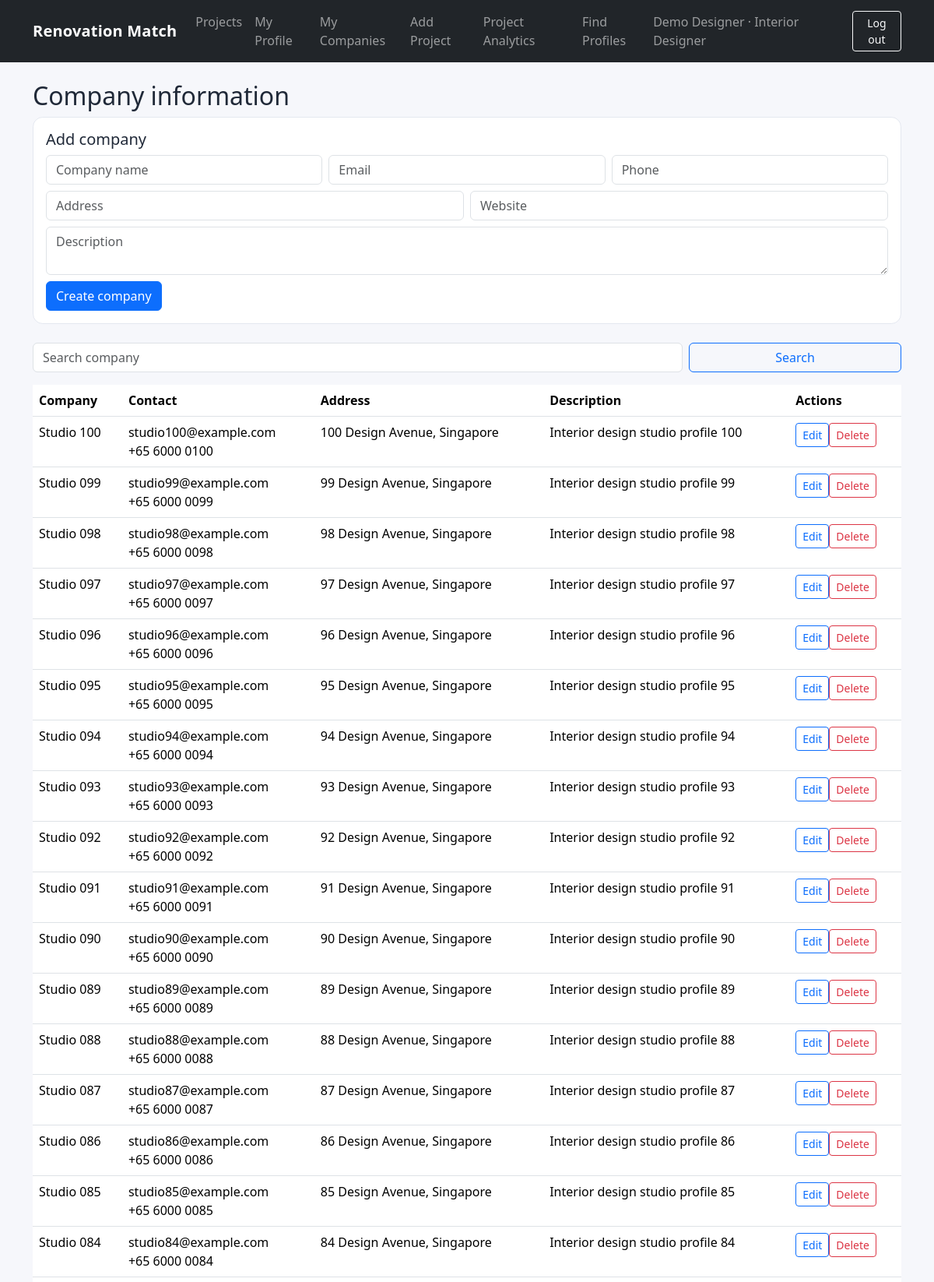
The page /companies (signed in, upper part) on the database its author committed.
### tables this page shows
CREATE TABLE users (
                id INTEGER PRIMARY KEY AUTOINCREMENT,
                username TEXT NOT NULL UNIQUE,
                email TEXT NOT NULL UNIQUE,
                password_hash TEXT NOT NULL,
                role TEXT NOT NULL CHECK(role IN
                    ('USER_ADMIN','INTERIOR_DESIGNER','CUSTOMER','PLATFORM_MANAGER')),
                full_name TEXT NOT NULL,
                status TEXT NOT NULL DEFAULT 'ACTIVE'
                    CHECK(status IN ('ACTIVE','SUSPENDED')),
                created_at TEXT NOT NULL
            );

CREATE TABLE companies (
                id INTEGER PRIMARY KEY AUTOINCREMENT,
                owner_id INTEGER NOT NULL REFERENCES users(id),
                name TEXT NOT NULL,
                description TEXT DEFAULT '',
                phone TEXT DEFAULT '',
                email TEXT DEFAULT '',
                address TEXT DEFAULT '',
                website TEXT DEFAULT '',
                created_at TEXT NOT NULL,
                updated_at TEXT NOT NULL
            );

### backend/app/boundary/view_company_boundary.py (the view)
@bp.get("/companies")
@roles_required("INTERIOR_DESIGNER", "USER_ADMIN")
def companies():
    return ViewCompanyBoundary().display_page()

### backend/app/boundary/view_company_boundary.py (called while the page is built)
    def display_page(self):
        success, result = self.controller.view_all_companies(current_user())
        if success:
            return self.show_companies(result)
        return self.show_error(result)

    def show_companies(self, rows):
        return render_template("companies.html", rows=rows, q="")

### backend/app/controller/view_company_controller.py (called while the page is built)
def _owner_filter(actor: dict):
    return actor["id"] if actor["role"] == "INTERIOR_DESIGNER" else None

    def view_all_companies(self, actor: dict):
        try:
            return True, Company.view_all_companies(_owner_filter(actor))
        except Exception as e:
            return False, str(e)

### backend/app/entity/company.py (called while the page is built)
    @staticmethod
    def view_all_companies(owner_id: int | None = None):
        if owner_id is None:
            return db.all("SELECT * FROM companies ORDER BY id DESC")
        return db.all("SELECT * FROM companies WHERE owner_id=? ORDER BY id DESC", (owner_id,))

### backend/app/entity/user_account.py (called while the page is built)
    @staticmethod
    def view_user_account(user_id: int):
        return db.one("SELECT * FROM users WHERE id=?", (user_id,))

### backend/app/services/auth.py (called while the page is built)
def load_current_user() -> None:
    uid = session.get("user_id")
    g.current_user = UserAccount.view_user_account(uid) if uid else None
    if g.current_user and g.current_user["status"] != "ACTIVE":
        session.clear()
        g.current_user = None

def current_user() -> dict | None:
    return g.get("current_user")

def roles_required(*roles: str):
    def decorator(fn: Callable):
        @wraps(fn)
        def wrapper(*args, **kwargs):
            user = current_user()
            if not user:
                if request.path.startswith("/api/"):
                    return jsonify(error="Login required"), 401
                flash("Please log in to continue.", "warning")
                return redirect(url_for("login_user_account.login"))
            if user["role"] not in roles:
                if request.path.startswith("/api/"):
                    return jsonify(error="You do not have permission for this action."), 403
                abort(403)
            return fn(*args, **kwargs)
        return wrapper
    return decorator

### backend/app/services/database.py (called while the page is built)
    def connect(self) -> sqlite3.Connection:
        conn = sqlite3.connect(self.path)
        conn.row_factory = sqlite3.Row
        conn.execute("PRAGMA foreign_keys = ON")
        return conn

    def one(self, sql: str, params: tuple = ()) -> sqlite3.Row | None:
        with self.connect() as conn:
            return conn.execute(sql, params).fetchone()

### frontend/templates/companies.html
{% extends "base.html" %}{% block title %}Companies{% endblock %}
{% block content %}<h1 class="h2">Company information</h1>
{% if current_user.role in ['INTERIOR_DESIGNER','USER_ADMIN'] %}<form method="post" class="card card-body mb-4" action="{{ url_for('create_company.company_create') }}"><h2 class="h5">Add company</h2><div class="row g-2"><div class="col-md-4"><input class="form-control" name="name" placeholder="Company name" required></div><div class="col-md-4"><input class="form-control" name="email" type="email" placeholder="Email"></div><div class="col-md-4"><input class="form-control" name="phone" placeholder="Phone"></div><div class="col-md-6"><input class="form-control" name="address" placeholder="Address"></div><div class="col-md-6"><input class="form-control" name="website" placeholder="Website"></div><div class="col-12"><textarea class="form-control" name="description" placeholder="Description"></textarea></div></div><div class="mt-2"><button class="btn btn-primary">Create company</button></div></form>{% endif %}
<form class="row g-2 mb-3" action="{{ url_for('search_company.company_search') }}"><div class="col-9"><input class="form-control" name="q" value="{{ q }}" placeholder="Search company"></div><div class="col-3"><button class="btn btn-outline-primary w-100">Search</button></div></form>
<div class="table-responsive"><table class="table table-hover"><thead><tr><th>Company</th><th>Contact</th><th>Address</th><th>Description</th><th>Actions</th></tr></thead><tbody>{% for r in rows %}<tr><td>{{ r.name }}<br><small>{{ r.website }}</small></td><td>{{ r.email }}<br>{{ r.phone }}</td><td>{{ r.address }}</td><td>{{ r.description }}</td><td><a class="btn btn-sm btn-outline-primary" href="{{ url_for('update_company.company_edit',company_id=r.id) }}">Edit</a><form method="post" class="d-inline" action="{{ url_for('delete_company.company_delete',company_id=r.id) }}" onsubmit="return confirm('Delete this company?')"><button class="btn btn-sm btn-outline-danger">Delete</button></form></td></tr>{% else %}<tr><td colspan="5">No companies found.</td></tr>{% endfor %}</tbody></table></div>{% endblock %}

### frontend/templates/base.html (shortened to what this page needs)
<!doctype html>
<html lang="en">
<head>
  <link href="https://cdn.jsdelivr.net/npm/bootstrap@5.3.3/dist/css/bootstrap.min.css" rel="stylesheet">
  <link href="{{ url_for('static', filename='style.css') }}" rel="stylesheet">
</head>
<body>
<nav class="navbar navbar-expand-lg navbar-dark bg-dark">
  <div class="container">
    <a class="navbar-brand" href="{{ url_for('view_dashboard.dashboard') if current_user else url_for('login_user_account.login') }}">Renovation Match</a>
    {% if current_user %}
    <div class="collapse navbar-collapse" id="nav">
      <ul class="navbar-nav me-auto">
        <li class="nav-item"><a class="nav-link" href="{{ url_for('view_project.projects') }}">Projects</a></li>
        <li class="nav-item"><a class="nav-link" href="{{ url_for('view_user_profile.profile') }}">My Profile</a></li>
        {% if current_user.role == 'USER_ADMIN' %}
          <li class="nav-item"><a class="nav-link" href="{{ url_for('view_user_account.users_list') }}">Users</a></li>
          <li class="nav-item"><a class="nav-link" href="{{ url_for('search_user_profile.profiles_search') }}">Profiles</a></li>
          <li class="nav-item"><a class="nav-link" href="{{ url_for('view_company.companies') }}">Companies</a></li>
          <li class="nav-item"><a class="nav-link" href="{{ url_for('view_category.categories') }}">Categories</a></li>
        {% elif current_user.role == 'INTERIOR_DESIGNER' %}
          <li class="nav-item"><a class="nav-link" href="{{ url_for('view_company.companies') }}">My Companies</a></li>
          <li class="nav-item"><a class="nav-link" href="{{ url_for('create_project.project_new') }}">Add Project</a></li>
          <li class="nav-item"><a class="nav-link" href="{{ url_for('view_project_analytics.analytics') }}">Project Analytics</a></li>
          <li class="nav-item"><a class="nav-link" href="{{ url_for('search_user_profile.profiles_search') }}">Find Profiles</a></li>
        {% elif current_user.role == 'CUSTOMER' %}
          <li class="nav-item"><a class="nav-link" href="{{ url_for('view_favourites.shortlist') }}">My Shortlist</a></li>
          <li class="nav-item"><a class="nav-link" href="{{ url_for('compare_favourites.compare') }}">Compare</a></li>
        {% endif %}
      </ul>
      <span class="navbar-text me-3">{{ current_user.full_name }} · {{ current_user.role.replace('_',' ').title() }}</span>
      <form method="post" action="{{ url_for('logout_user_account.logout') }}"><button class="btn btn-outline-light btn-sm">Log out</button></form>
    </div>
    {% endif %}
  </div>
</nav>
<main class="container py-4">
  {% block content %}{% endblock %}
</main>
</body></html>

### frontend/static/style.css (style rules this page uses)
body { background: #f6f7fb; color: #202938; }
.navbar-brand { font-weight: 700; letter-spacing: .2px; }
.card { border: 1px solid #e4e8f0; border-radius: .8rem; }
.table { background: white; }

### rows shown on the page
users: full_name "Demo Designer", role.replace "Interior Designer"
companies: name "Studio 100", email "studio100@example.com", phone "+65 6000 0100", address "100 Design Avenue, Singapore", description "Interior design studio profile 100"
companies: name "Studio 099", email "studio99@example.com", phone "+65 6000 0099", address "99 Design Avenue, Singapore", description "Interior design studio profile 99"
companies: name "Studio 098", email "studio98@example.com", phone "+65 6000 0098", address "98 Design Avenue, Singapore", description "Interior design studio profile 98"
companies: name "Studio 097", email "studio97@example.com", phone "+65 6000 0097", address "97 Design Avenue, Singapore", description "Interior design studio profile 97"
companies: name "Studio 096", email "studio96@example.com", phone "+65 6000 0096", address "96 Design Avenue, Singapore", description "Interior design studio profile 96"
companies: name "Studio 095", email "studio95@example.com", phone "+65 6000 0095", address "95 Design Avenue, Singapore", description "Interior design studio profile 95"
companies: name "Studio 094", email "studio94@example.com", phone "+65 6000 0094", address "94 Design Avenue, Singapore", description "Interior design studio profile 94"
companies: name "Studio 093", email "studio93@example.com", phone "+65 6000 0093", address "93 Design Avenue, Singapore", description "Interior design studio profile 93"
companies: name "Studio 092", email "studio92@example.com", phone "+65 6000 0092", address "92 Design Avenue, Singapore", description "Interior design studio profile 92"
companies: name "Studio 091", email "studio91@example.com", phone "+65 6000 0091", address "91 Design Avenue, Singapore", description "Interior design studio profile 91"
companies: name "Studio 090", email "studio90@example.com", phone "+65 6000 0090", address "90 Design Avenue, Singapore", description "Interior design studio profile 90"
companies: name "Studio 089", email "studio89@example.com", phone "+65 6000 0089", address "89 Design Avenue, Singapore", description "Interior design studio profile 89"
companies: name "Studio 088", email "studio88@example.com", phone "+65 6000 0088", address "88 Design Avenue, Singapore", description "Interior design studio profile 88"
companies: name "Studio 087", email "studio87@example.com", phone "+65 6000 0087", address "87 Design Avenue, Singapore", description "Interior design studio profile 87"
companies: name "Studio 086", email "studio86@example.com", phone "+65 6000 0086", address "86 Design Avenue, Singapore", description "Interior design studio profile 86"
companies: name "Studio 085", email "studio85@example.com", phone "+65 6000 0085", address "85 Design Avenue, Singapore", description "Interior design studio profile 85"
companies: name "Studio 084", email "studio84@example.com", phone "+65 6000 0084", address "84 Design Avenue, Singapore", description "Interior design studio profile 84"
